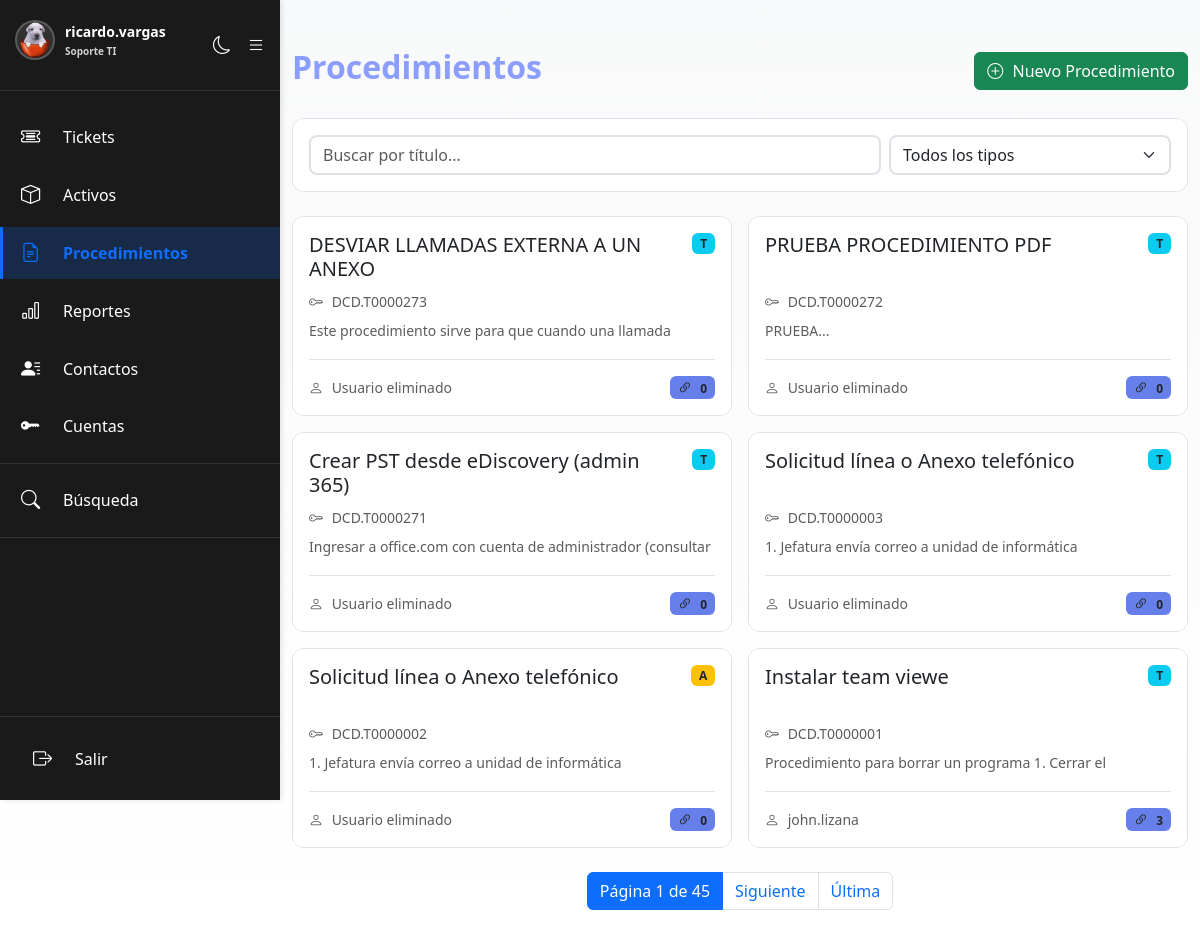
The app's page /procedimientos.php (signed in), older data.
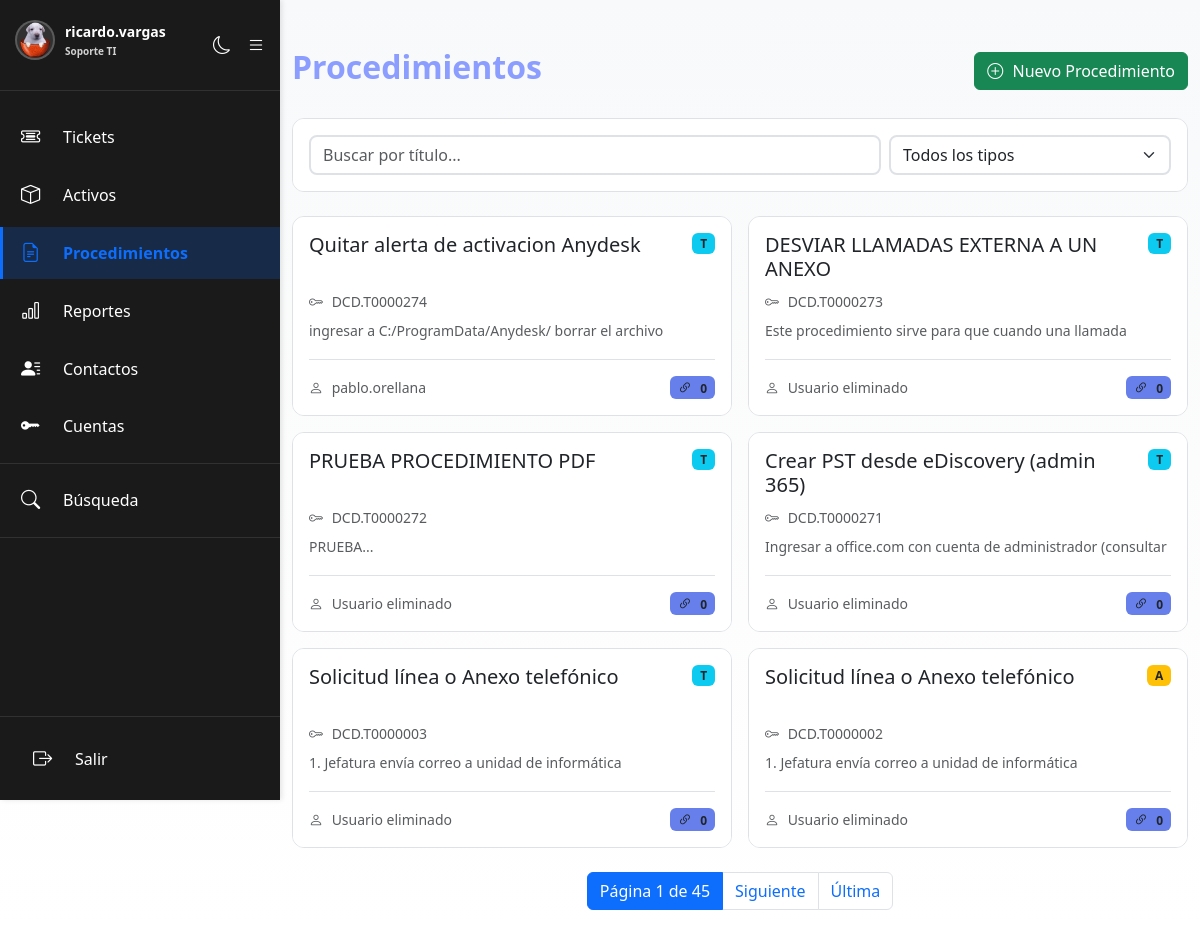
The same page, newer data.
### tables this page shows
CREATE TABLE `users` (
  `id` int(11) NOT NULL AUTO_INCREMENT,
  `nombre_completo` varchar(255) DEFAULT NULL,
  `username` varchar(50) NOT NULL,
  `password` varchar(255) NOT NULL,
  `foto_perfil` varchar(255) DEFAULT NULL,
  `role` varchar(20) DEFAULT 'viewer',
  `created_at` datetime DEFAULT current_timestamp(),
  `necesita_cambiar_password` tinyint(1) DEFAULT 0,
  `email` varchar(255) DEFAULT NULL,
  `numero_telefono` varchar(20) NOT NULL,
  `dpto_division` varchar(255) DEFAULT NULL,
  PRIMARY KEY (`id`),
  UNIQUE KEY `username` (`username`)
);

CREATE TABLE `procedimientos` (
  `id` int(11) NOT NULL AUTO_INCREMENT,
  `id_procedimiento` varchar(20) NOT NULL,
  `titulo` varchar(255) NOT NULL,
  `tipo_procedimiento` enum('técnico','administrativo') NOT NULL,
  `cuerpo` longtext NOT NULL,
  `archivo_pdf` varchar(255) DEFAULT NULL,
  `usuario_creador` int(11) NOT NULL,
  `fecha_creacion` timestamp NULL DEFAULT current_timestamp(),
  `fecha_ultima_modificacion` timestamp NULL DEFAULT current_timestamp() ON UPDATE current_timestamp(),
  `es_activo` tinyint(1) DEFAULT 1,
  PRIMARY KEY (`id`),
  UNIQUE KEY `id_procedimiento` (`id_procedimiento`),
  KEY `usuario_creador` (`usuario_creador`),
  CONSTRAINT `procedimientos_ibfk_1` FOREIGN KEY (`usuario_creador`) REFERENCES `users` (`id`)
);

### procedimientos.php (the view, shortened to what the rows shown need)
<?php
require_once 'includes/config.php';
$procedimientos = [];
$pagina = max(1, (int)($_GET["pagina"] ?? 1));
$procedimientos_por_pagina = 6;
$offset = ($pagina - 1) * $procedimientos_por_pagina;
try {
    $where = "es_activo = 1";
    $params = [];
    $stmt = $conexion->prepare("
        SELECT p.*, COALESCE(u.username, 'Usuario eliminado') as autor_nombre,
               (SELECT COUNT(*) FROM menciones_procedimientos WHERE procedimiento_id = p.id) as total_menciones
        FROM procedimientos p
        LEFT JOIN users u ON p.usuario_creador = u.id
        WHERE $where
        ORDER BY p.fecha_creacion DESC
        LIMIT " . intval($procedimientos_por_pagina) . " OFFSET " . intval($offset) . "
    ");
    $stmt->execute($params);
    $procedimientos = $stmt->fetchAll(PDO::FETCH_ASSOC);
} catch (PDOException $e) {
    $error = "Error al obtener procedimientos: " . $e->getMessage();
}
?>
<!DOCTYPE html>
<html lang="es">
<head>
    <link href="https://cdn.jsdelivr.net/npm/bootstrap@5.3.8/dist/css/bootstrap.min.css" rel="stylesheet">
    <link rel="stylesheet" href="https://cdn.jsdelivr.net/npm/bootstrap-icons@1.11.3/font/bootstrap-icons.min.css">
    <link href="css/dark-mode.css" rel="stylesheet">
</head>
<body>
    <?php include 'includes/sidebar.php'; ?>
    <div class="container mt-5">
        <div class="row">
            <div class="col-md-12">
                <div class="d-flex justify-content-between align-items-center mb-4">
                    <h1><i></i> Procedimientos</h1>
                </div>
                <?php if (empty($procedimientos)): ?>
                    <div class="alert alert-info text-center py-5">
                        <i class="bi bi-info-circle" style="font-size: 2rem;"></i>
                        <p class="mt-3 mb-0">
                            <?php echo !empty($busqueda) ? "No se encontraron procedimientos que coincidan con tu búsqueda." : "Aún no hay procedimientos creados."; ?>
                        </p>
                    </div>
                <?php else: ?>
                    <div class="row g-3">
                        <?php foreach ($procedimientos as $proc): ?>
                            <div class="col-md-6">
                                <a href="ver_procedimiento.php?id=<?php echo $proc["id"]; ?>" class="text-decoration-none">
                                    <div class="card procedimiento-card">
                                        <div class="card-body d-flex flex-column">
                                            <div class="d-flex justify-content-between align-items-start mb-2">
                                                <h5 class="card-title mb-0"><?php echo htmlspecialchars($proc["titulo"]); ?></h5>
                                                <span class="badge <?php echo $proc["tipo_procedimiento"] === "técnico" ? "bg-info" : "bg-warning"; ?> flex-shrink-0 ms-2">
                                                    <?php echo ucfirst(substr($proc["tipo_procedimiento"], 0, 1)); ?>
                                                </span>
                                            </div>
                                            <p class="text-muted small mb-2">
                                                <i class="bi bi-key"></i> <?php echo htmlspecialchars($proc["id_procedimiento"]); ?>
                                            </p>
                                            <p class="card-text text-muted small flex-grow-1">
                                                <?php echo htmlspecialchars(substr($proc["cuerpo"], 0, 150)); ?>...
                                            </p>
                                            <div class="card-footer bg-transparent mt-auto pt-3 pb-0 px-0">
                                                <div class="d-flex justify-content-between align-items-center w-100 flex-wrap gap-2">
                                                    <small class="text-muted">
                                                        <i class="bi bi-person"></i> <?php echo htmlspecialchars($proc["autor_nombre"]); ?>
                                                    </small>
                                                    <span class="badge" style="background-color: #667fea;">
                                                        <i class="bi bi-link-45deg"></i> <?php echo $proc["total_menciones"]; ?>
                                                    </span>
                                                </div>
                                            </div>
                                        </div>
                                    </div>
                                </a>
                            </div>
                        <?php endforeach; ?>
                    </div>
                <?php endif; ?>
            </div>
        </div>
    </div>
</body>
</html>

### includes/sidebar.php (shortened to what the rows shown need)
<?php
require_once 'config.php';
?>
<link rel="stylesheet" href="https://cdn.jsdelivr.net/npm/bootstrap-icons@1.11.3/font/bootstrap-icons.min.css">
<aside class="sidebar" id="sidebar">
    <div class="sidebar-header">
        <div class="sidebar-logo">
            <div class="user-info">
                <?php
                $stmt_foto = $conexion->prepare("SELECT foto_perfil FROM users WHERE id = ?");
                $stmt_foto->execute([$_SESSION["user_id"] ?? 0]);
                $foto_data = $stmt_foto->fetch(PDO::FETCH_ASSOC);
                $foto_perfil = $foto_data['foto_perfil'] ?? null;
                ?>
                <?php if (!empty($foto_perfil) && file_exists($foto_perfil)): ?>
                    <a href="perfil_usuario.php?username=<?php echo urlencode($_SESSION['username']); ?>" style="text-decoration: none;">
                        <img src="<?php echo htmlspecialchars($foto_perfil); ?>"
                             alt="<?php echo htmlspecialchars($_SESSION["username"] ?? ""); ?>"
                             class="user-photo"
                             title="Ver perfil">
                    </a>
                <?php endif; ?>
            </div>
        </div>
    </div>
</aside>

Row changes from the older to the newer data that the page shows:
no longer on this page (row unchanged): procedimientos: titulo "Instalar team viewe", tipo_procedimiento "T", id_procedimiento "DCD.T0000001", cuerpo "Procedimiento para borrar un programa 1. Cerrar…", autor_nombre "john.lizana", total_menciones "3"
added procedimientos: titulo "Quitar alerta de activacion Anydesk", tipo_procedimiento "T", id_procedimiento "DCD.T0000274", cuerpo "ingresar a C:/ProgramData/Anydesk/ borrar el…", autor_nombre "pablo.orellana", total_menciones "0"
